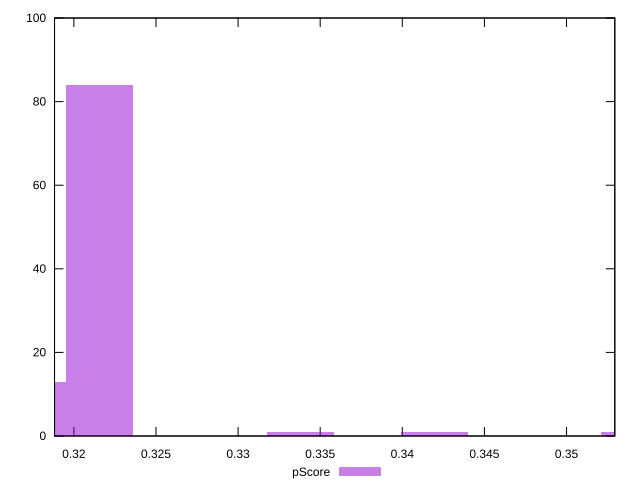

This figure's gnuplot source:
reset

$pScore <<EOF
0.35415236401176403 1
0.3215866293899926 84
0.3175159125622712 13
0.33379877987315687 1
0.34194021352859977 1
EOF

set key outside below
set boxwidth 0.0040707168277214255
set xrange [0.31882352941176473:0.3529411764705882]
set yrange [0:100]
set trange [0:100]
set style fill transparent solid 0.5 noborder
set terminal svg size 640, 490 enhanced background rgb 'white'
set output "report_0_00242021-02-20T12:25:28.543Z/unused-javascript/samples/pages+cached+noadtech+nomedia/pScore/histogram.svg"

plot $pScore title "pScore" with boxes

reset
